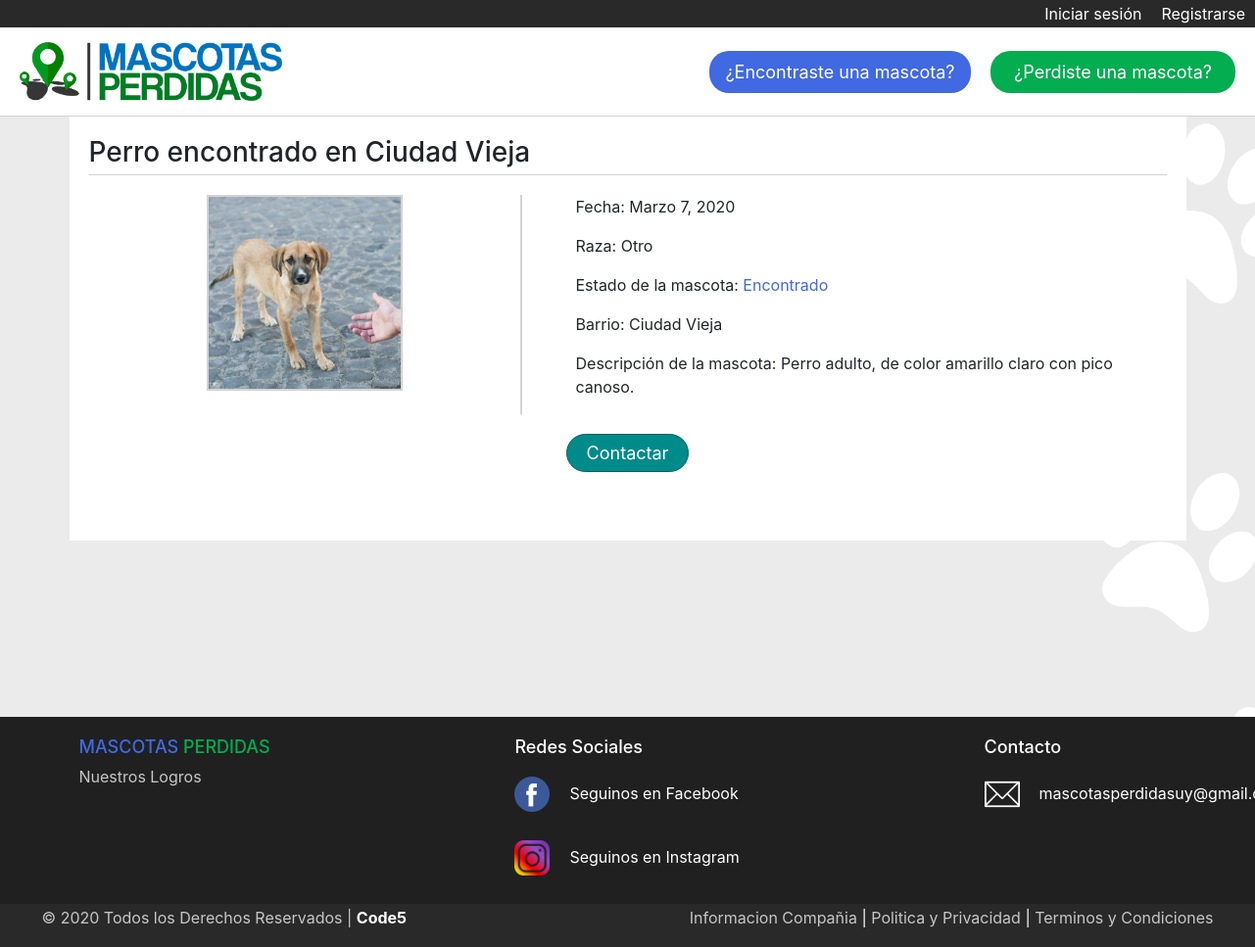
Before: /ver_publicacion/23/ with the older database file.
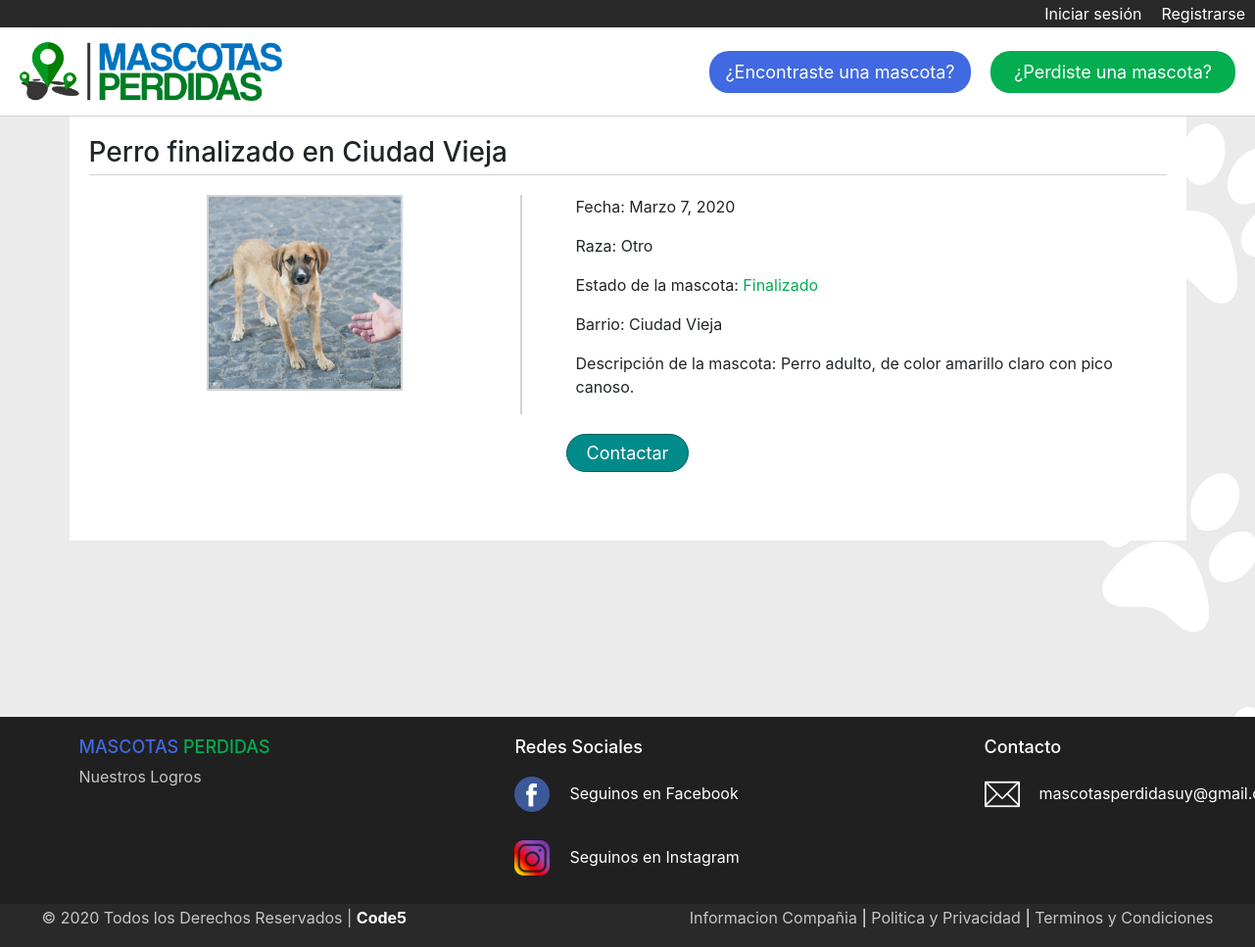
After: the same page with the newer database file.
### Mascotas/models.py (models this page shows)
class MascotaPerdida(models.Model):
    estado = models.CharField(max_length=40)
    imagen = models.ImageField(null=True, blank=True)  # <---- NO SACAR EL NULL NI EL BLANK QUE SE ROMPE LA BBDD
    barrio = models.ForeignKey(Barrio, on_delete=models.CASCADE)
    tipo = models.ForeignKey(Tipo, on_delete=models.CASCADE)
    raza = models.ForeignKey(Raza, on_delete=models.CASCADE)
    fecha = models.DateField()
    nombre = models.CharField(max_length=40)
    mail = models.EmailField()
    telefono = models.IntegerField()
    descripcion = models.TextField()

class Tipo(models.Model):
    especie = models.CharField(max_length=40)  # <---- Para indicar si es perro, gato, etc.
    def __str__(self):
        return self.especie

class Barrio(models.Model):
    lugar = models.CharField(max_length=40)  # <---- Para indicar el barrio donde se perdio
    def __str__(self):
        return self.lugar

class Raza(models.Model):
    tipo = models.CharField(max_length=40)  # <---- Para indicar la raza del animal
    def __str__(self):
        return self.tipo

### Mascotasperdidas/views.py (the view)
# urls.py: path('ver_publicacion/<id>/', Ver_publicacion, name='ver_publicacion'),
def Ver_publicacion(request, id):
    publicacion = MascotaPerdida.objects.get(id=id)
    data = {
        'publicacion': publicacion
    }
    return render(request, 'ver_publicacion.html', data)

### Mascotasperdidas/templates/ver_publicacion.html (shortened to what this page needs)
{% extends 'base.html' %}
{% load static %}
{% block css %}
    <link rel="stylesheet" href="{% static 'css/style_ver_publicacion.css' %}">
{% endblock %}
{% block contenido %}
    <h3 id="titulo_publicacion">{{ publicacion.tipo|title }} {{ publicacion.estado|lower }} en {{ publicacion.barrio|title }}</h3>
    <div id="foto_publicacion">
        <a href="#" onclick="AmpliarImagen('{{ publicacion.imagen.url }}')">
            <img src="{{ publicacion.imagen.url }}" alt="" class="imagenes">
        </a>
    </div>
    <div id="info_publicacion">
        <p>Fecha: {{ publicacion.fecha }}</p>
        {% if publicacion.raza == 'OTRO' %}
            <p>Raza: No especificada</p>
        {% else %}
            <p>Raza: {{ publicacion.raza|title }}</p>
        {% endif %}
        {% if publicacion.estado == 'ENCONTRADO' %}
            <p>Estado de la mascota: <span style="color: royalblue;">{{ publicacion.estado|title }}</span></p>
        {% else %}
            <p>Estado de la mascota: <span style="color: rgb(3, 173, 80);">{{ publicacion.estado|title }}</span></p>
        {% endif %}
        {% if publicacion.barrio == 'OTRO' %}
            <p>Barrio: No especificado</p>
        {% else %}
            <p>Barrio: {{ publicacion.barrio|title }}</p>
        {% endif %}
        <p>Descripción de la mascota: {{ publicacion.descripcion }}</p>
    </div>
    <div id="contacto_publicacion">
        <button onclick="Swal.fire('{{ publicacion.nombre }}','Tel: 0{{ publicacion.telefono }}<br>Email: {{ publicacion.mail }}')">
            Contactar
        </button>
    </div>
{% endblock %}

### Mascotasperdidas/templates/base.html (shortened to what this page needs)
{% load static %}
<!DOCTYPE html>
<html lang="es">
<head>
    <link rel="stylesheet" href="https://stackpath.bootstrapcdn.com/bootstrap/4.4.1/css/bootstrap.min.css">
    <link rel="stylesheet" href="{% static 'css/style.css' %}">
    {% block css %}{% endblock %}
</head>
<body>
    <div id="login_logout">
        {% if user.is_authenticated %}
            <a href="{% url 'logout' %}">Cerrar sesión</a>
            <a href="{% url 'listado_publicaciones' %}">Mis publicaciones</a>
            <a href="#">Usuario: {{ user.username }}</a>
        {% else %}
            <a href="{% url 'registro_usuario' %}">Registrarse</a>
            <a href="{% url 'login' %}">Iniciar sesión</a>
        {% endif %}
    </div>
    <header id="header_principal">
        <figure id="logotipo">
            <a href="{% url 'home' %}">
                <img src="{% static 'img/Logo.png' %} "alt="logo" height="60px">
            </a>
        </figure>
        <div id="encontrado_perdido">
            <a href="{% url 'nuevo_ingreso_encontrado' %}" id="boton_encontrada">¿Encontraste una mascota?</a>
            <a href="{% url 'nuevo_ingreso_perdido' %}" id="boton_perdida">¿Perdiste una mascota?</a>
        </div>
    </header>
    <section class="container">
        {% block contenido %}
        {% endblock %}
    </section>
    <footer>
        <div class="footer_principal">
             <div class="footer_alto">
                 <div class="columna_uno">
                     <h4><span style="color: royalblue;">MASCOTAS</span> <span style="color: rgb(3, 173, 80);">PERDIDAS</span></h4>
                     <a href="{% url 'historial' %}" class="copyright"> Nuestros Logros</a>
                 </div>
                 <div class="columna_dos">
                     <h4>Redes Sociales</h4>
                     <div class="contacto_redsocial">
                        <img src="{% static 'img/facebook.png' %}" height="36px">
                        <p>Seguinos en Facebook</p>
                     </div>
                     <div class="contacto_redsocial">
                        <img src="{% static 'img/instagram.png' %}" height="36px">
                        <p>Seguinos en Instagram</p>
                     </div>
                 </div>
                 <div class="columna_tres">
                     <h4>Contacto</h4>
                     <div class="contenido_columna_tres">
                        <img src="{% static 'img/contact.png' %}">
                        <p>mascotasperdidasuy@gmail.com</p>
                     </div>
                 </div>
             </div>
         </div>
         <div class="footer_bajo">
                <div class="derechos_info">
                     <div>
                        <p class="copyright">© 2020 Todos los Derechos Reservados | <a href="">Code5</a></p>
                     </div>
                     <div class="informacion">
                         <a href="#">Informacion Compañia</a> | <a href="#">Politica y Privacidad</a> | <a href="#">Terminos y Condiciones</a>
                     </div>
                 </div>
             </div>
     </footer>
</body>
</html>

### Mascotasperdidas/static/css/style.css (style rules this page uses)
body { background: url('/static/img/background.png') no-repeat center center fixed; background-size: cover; min-height: 100vh; }
#login_logout { background-color: rgb(41, 41, 41); overflow: hidden; }
#login_logout > a { display: inline-block; padding: 2px 10px 0px 10px; color: white; text-decoration: none; border-bottom: rgb(41, 41, 41) 2px solid; float: right; }
#header_principal { padding: 15px 20px; background-color: white; border-bottom: lightgray 1px solid; overflow: hidden; position: sticky; top: 0; z-index: 1; }
#logotipo { margin: 0; float: left; }
#encontrado_perdido { display: inline-block; float: right; position: relative; top: 9px; }
#boton_encontrada { display: inline-block; padding: 8px 16px; text-decoration: none; color: white; font-size: 18px; border-radius: 20px; min-width: 250px; text-align: center; background-color: royalblue; margin-right: 16px; }
#boton_perdida { display: inline-block; padding: 8px 16px; text-decoration: none; color: white; font-size: 18px; border-radius: 20px; min-width: 250px; text-align: center; background-color: rgb(3, 173, 80); }
.container { background-color: white; padding: 20px 20px 50px 20px; }
.imagenes { display: inline-block; position: relative; object-fit: cover; width:200px; height:200px; }
footer { width: 100%; background: #202020; color: white; }
.footer_principal { width: 100%; max-width: 1200px; margin: auto; margin-top: 180px; padding: 20px 40px; }
.footer_alto { display: flex; justify-content: space-between; }
.columna_uno { max-width: 400px; }
.columna_uno h4 { font-size: 18px; }
.columna_dos { max-width: 400px; }
.columna_dos h4 { font-size: 18px; }
.contacto_redsocial { margin-top: 20px; display: flex; }
.contacto_redsocial p { margin-top: 5px; margin-left: 20px; }
.columna_tres { max-width: 400px; }
.columna_tres h4 { font-size: 18px; }
.contenido_columna_tres { margin-top: 20px; display: flex; }
.contenido_columna_tres img { width: 36px; height: 36px; }
.contenido_columna_tres p { margin-top: 5px; margin-left: 20px; max-width: 140px; }
.footer_bajo { width: 100%; background: rgb(41, 41, 41); }
.derechos_info { max-width: 1200px; margin: auto; display: flex; justify-content: space-between; padding: 2px; }
.copyright { color: #C7C7C7; }
.copyright a { text-decoration: none; color: white; font-weight: bold; }
.informacion a { text-decoration: none; color: #C7C7C7; }

### Mascotasperdidas/static/css/style_ver_publicacion.css (style rules this page uses)
#titulo_publicacion { padding-bottom: 5px; margin-bottom: 20px; border-bottom: lightgray 1px solid; }
#foto_publicacion { float: left; text-align: center; width: 40%; }
#foto_publicacion > a > img { border: lightgray 2px solid; }
#info_publicacion { float: right; width: 60%; border-left: lightgray 2px solid; padding-left: 5%; }
#contacto_publicacion { clear: both; display: block; text-align: center; }
#contacto_publicacion > button { text-align: center; background-color: darkcyan; color: white; font-size: 18px; padding: 5px 20px; margin: 20px 0px; border-radius: 40px; border: rgb(2, 95, 95) 1px solid; text-decoration: none; }

Changed rows visible on the page:
changed MascotaPerdida "Perro adulto, de color amarillo claro con pico canoso.": estado "encontrado" → "finalizado"; estado "Encontrado" → "Finalizado"
